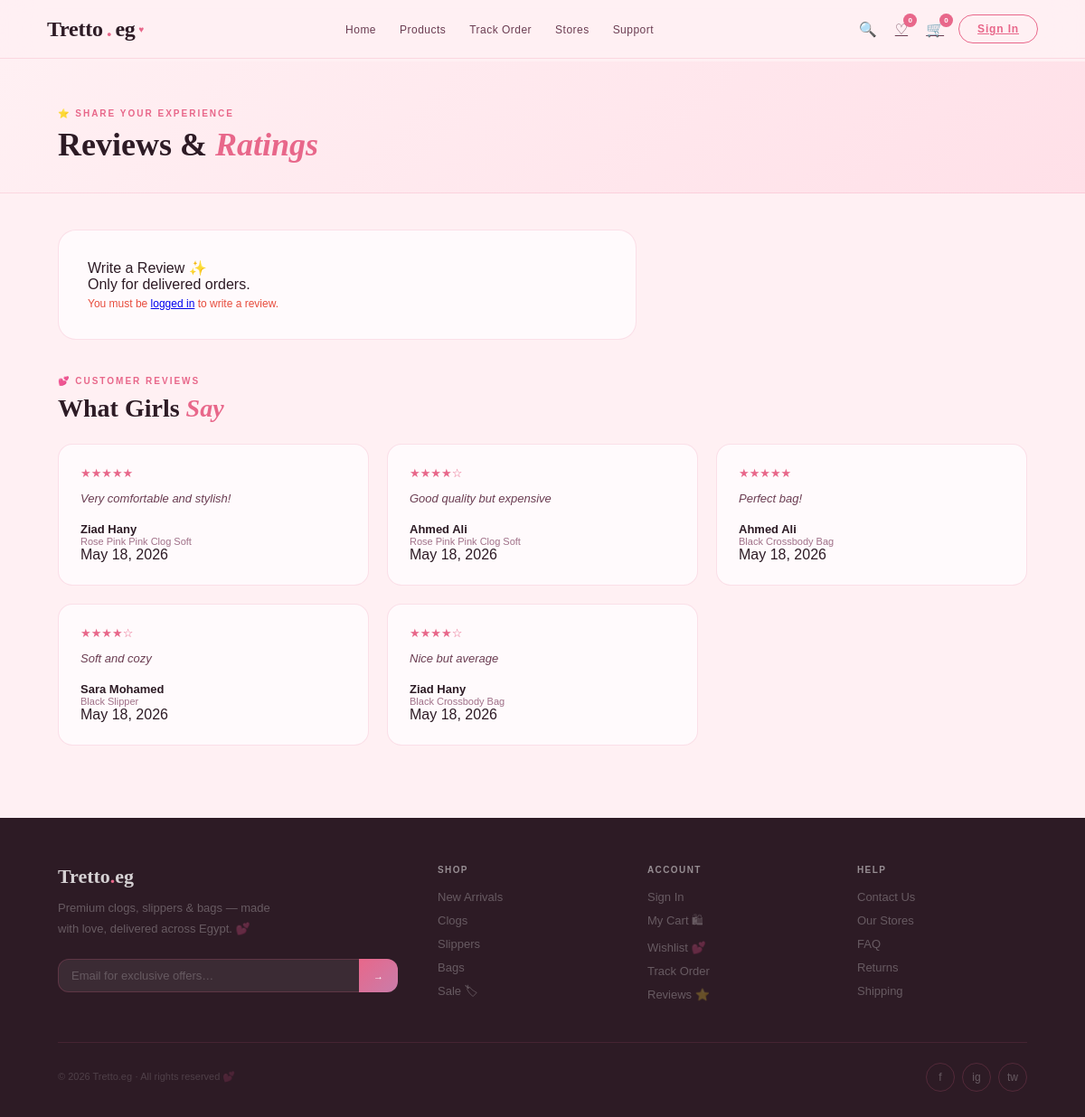
Before: /MVC/View/GUI/reviews.php with the older database file.
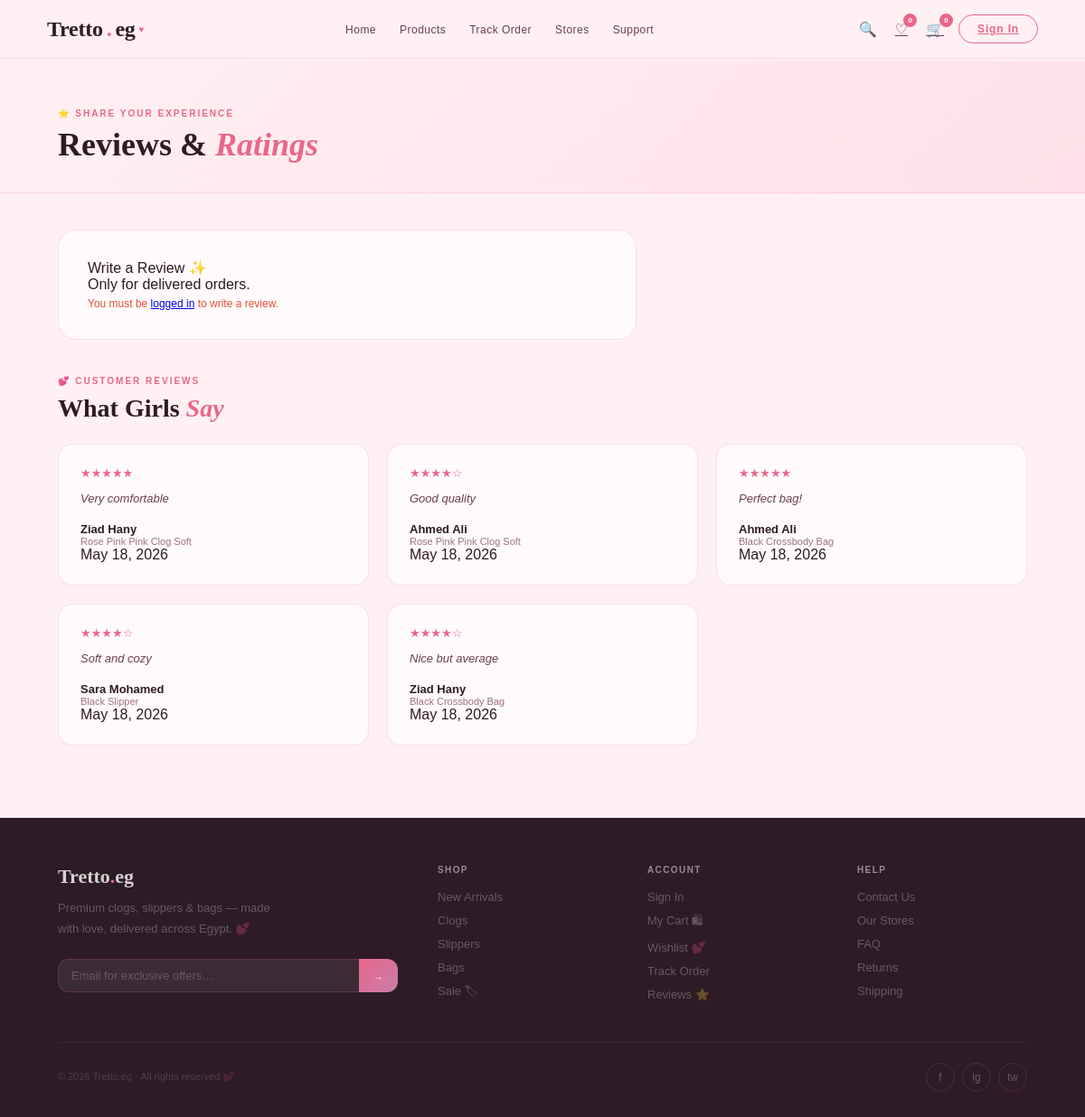
After: the same page with the newer database file.
### tables this page shows
CREATE TABLE review (
    review_ID INT PRIMARY KEY AUTO_INCREMENT,
    prod_ID INT,
    userID INT,
    rating DECIMAL(3,2),
    comment TEXT,
    reviewDate TIMESTAMP DEFAULT CURRENT_TIMESTAMP,
    helpful_count INT DEFAULT 0,
    FOREIGN KEY (prod_ID) REFERENCES product(PID) ON DELETE CASCADE,
    FOREIGN KEY (userID) REFERENCES users(userID) ON DELETE CASCADE
);

CREATE TABLE users (
    userID INT PRIMARY KEY AUTO_INCREMENT,
    name VARCHAR(255),
    email VARCHAR(100) UNIQUE,
    phone VARCHAR(20),
    password VARCHAR(255),
    address VARCHAR(255),
    city VARCHAR(100),
    country VARCHAR(100),
    role ENUM('user','admin') DEFAULT 'user',
    registrationDate TIMESTAMP DEFAULT CURRENT_TIMESTAMP
);

CREATE TABLE product (
    PID INT PRIMARY KEY AUTO_INCREMENT,
    name VARCHAR(255) NOT NULL,
    price DECIMAL(10,2) NOT NULL,
    descriptions TEXT,
    category VARCHAR(100),
    Number_Of_Sells INT DEFAULT 0,
    created_at TIMESTAMP DEFAULT CURRENT_TIMESTAMP,
    BranchID INT,
    FOREIGN KEY (BranchID) REFERENCES StoreLocation(BranchID)
);

### MVC/Model/reviews.php (called while the page is built, shortened)
<?php
class ReviewModel
{
    private $conn;
    public function __construct($conn)
    {
        $this->conn = $conn;
    }
    public function getAllReviews()
    {
        $result = $this->conn->query("
            SELECT
                r.review_ID,
                r.rating,
                r.comment,
                r.reviewDate,
                r.helpful_count,
                u.name AS user_name,
                p.name AS product_name
            FROM review r
            LEFT JOIN users u ON r.userID = u.userID
            LEFT JOIN product p ON r.prod_ID = p.PID
            ORDER BY r.reviewDate DESC
        ");
        $reviews = [];
        if ($result) {
            while ($row = $result->fetch_assoc()) {
                $reviews[] = $row;
            }
        }
        return $reviews;
    }
}
?>

### MVC/View/GUI/reviews.php (the view, shortened to what this page needs)
<?php
require_once __DIR__ . "/../../../db.php";
require_once __DIR__ . "/../../Model/reviews.php";
$model = new ReviewModel($conn);
$reviews = $model->getAllReviews();
?>
<!DOCTYPE html>
<html lang="en">
<head>
    <link rel="stylesheet" href="../css/navbar.css">
    <link rel="stylesheet" href="../css/main.css">
    <link rel="stylesheet" href="../css/reviews.css">
</head>
<body>
    <?php include 'component/navbar.php'; ?>
    <div class="page" id="page-reviews">
        <div class="page-header">
            <div class="sec-tag">⭐ Share Your Experience</div>
            <h1 class="sec-title">Reviews & <em>Ratings</em></h1>
        </div>
        <div class="page-wrap">
            <div class="review-form-box">
                <div class="form-heading">Write a Review ✨</div>
                <div class="form-subheading">Only for delivered orders.</div>
                <?php if (!isset($_SESSION['userID'])): ?>
                    <div class="error-msg" style="display:block;">
                        You must be <a href="/Tretto.eg--System/MVC/View/GUI/login.php">logged in</a> to write a review.
                    </div>
                <?php elseif (empty($products)): ?>
                    <div class="error-msg" style="display:block;">
                        You have no delivered orders to review yet.
                    </div>
                <?php endif; ?>
            </div>
            <div style="margin-top:40px;">
                <div class="sec-tag">💕 Customer Reviews</div>
                <h2 class="sec-title" style="font-size:28px; margin-bottom:24px;">
                    What Girls <em>Say</em>
                </h2>
            </div>
            <div class="reviews-list" id="reviews-list">
                <?php if (!empty($reviews)): ?>
                    <?php foreach ($reviews as $row): ?>
                        <div class="rev-card">
                            <div class="rev-stars">
                                <?php
                                $stars = (int) round((float) $row['rating']);
                                echo str_repeat('★', $stars) . str_repeat('☆', 5 - $stars);
                                ?>
                            </div>
                            <p class="rev-text">
                                <?= $row['comment'] ?>
                            </p>
                            <div class="rev-name">
                                <?= $row['user_name'] ?? 'Anonymous' ?>
                            </div>
                            <div class="rev-prod">
                                <?= $row['product_name'] ?? 'Unknown Product' ?>
                            </div>
                            <div class="rev-date">
                                <?= date('M j, Y', strtotime($row['reviewDate'])) ?>
                            </div>
                        </div>
                    <?php endforeach; ?>
                <?php else: ?>
                    <p>No reviews yet. Be the first to share your experience!</p>
                <?php endif; ?>
            </div>
        </div>
    </div>
    <?php include 'component/footer.php'; ?>
</body>
</html>

Changed rows visible on the page:
changed review: comment "Very comfortable and stylish!" → "Very comfortable"
changed review: comment "Good quality but expensive" → "Good quality"
